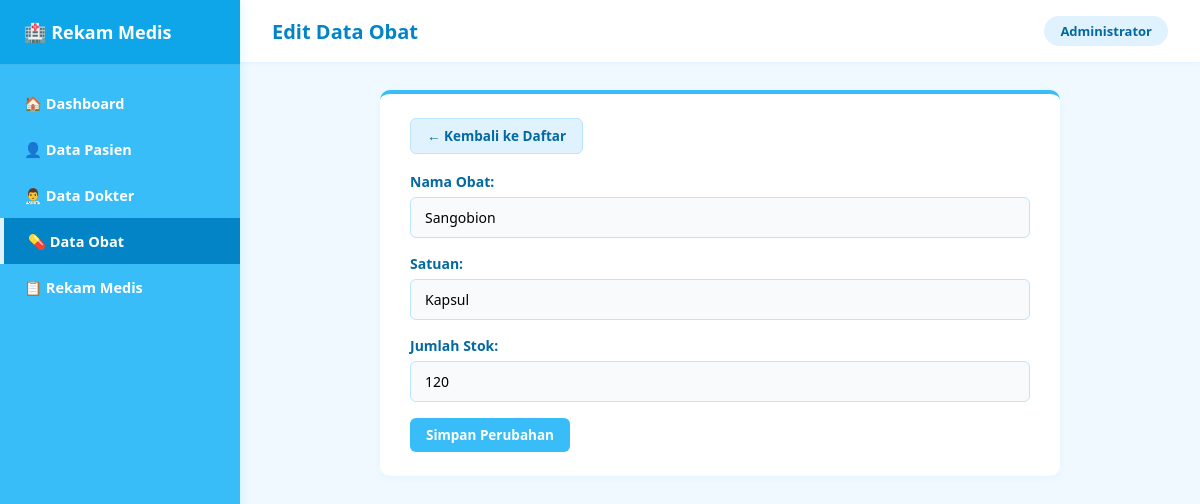
Page /obat/edit.php?id=2 on the committed database.
### tables this page shows
CREATE TABLE `obat` (
  `id_obat` int(11) NOT NULL,
  `nama_obat` varchar(100) NOT NULL,
  `satuan` varchar(30) NOT NULL,
  `stok` int(11) NOT NULL
);

### obat/edit.php (the view, shortened to what this page needs)
<?php
$id = $_GET['id'];
$data = mysqli_fetch_assoc(mysqli_query($koneksi, "SELECT * FROM obat WHERE id_obat = '$id'"));
?>
<!DOCTYPE html>
<html lang="id">
<head>
    <link rel="stylesheet" href="../style.css">
</head>
<body>
    <aside class="sidebar">
        <a href="../index.php" class="sidebar-brand">🏥 Rekam Medis</a>
        <ul class="sidebar-menu">
            <li><a href="../index.php">🏠 Dashboard</a></li>
            <li><a href="../pasien/index.php">👤 Data Pasien</a></li>
            <li><a href="../dokter/index.php">👨‍⚕️ Data Dokter</a></li>
            <li><a href="index.php" class="active">💊 Data Obat</a></li>
            <li><a href="../rekam_medis/index.php">📋 Rekam Medis</a></li>
        </ul>
    </aside>
    <div class="main-wrapper">
        <header class="topbar">
            <h1>Edit Data Obat</h1>
            <span class="badge-admin">Administrator</span>
        </header>
        <main class="content">
            <div class="panel">
                <a href="index.php" class="btn btn-back">← Kembali ke Daftar</a>
                <form method="POST">
                    <div class="form-group">
                        <label>Nama Obat:</label>
                        <input type="text" name="nama_obat" value="<?= htmlspecialchars($data['nama_obat']); ?>" required>
                    </div>
                    <div class="form-group">
                        <label>Satuan:</label>
                        <input type="text" name="satuan" value="<?= htmlspecialchars($data['satuan']); ?>" required>
                    </div>
                    <div class="form-group">
                        <label>Jumlah Stok:</label>
                        <input type="number" name="stok" value="<?= $data['stok']; ?>" required>
                    </div>
                    <button type="submit" name="update" class="btn btn-primary">Simpan Perubahan</button>
                </form>
            </div>
        </main>
    </div>
</body>
</html>

### style.css (style rules this page uses)
* { box-sizing: border-box; margin: 0; padding: 0; font-family: 'Segoe UI', Tahoma, Geneva, Verdana, sans-serif; }
body { background-color: #f0f9ff; color: #0f172a; display: flex; min-height: 100vh; }
.sidebar { width: 240px; background-color: #38bdf8; color: #ffffff; display: flex; flex-direction: column; position: fixed; top: 0; bottom: 0; left: 0; z-index: 100; box-shadow: 2px 0 10px rgba(56, 189, 248, 0.15); }
.sidebar-brand { padding: 20px 24px; font-size: 18px; font-weight: 700; background-color: #0ea5e9; display: flex; align-items: center; gap: 10px; color: #ffffff; text-decoration: none; border-bottom: 1px solid rgba(255, 255, 255, 0.2); }
.sidebar-menu { list-style: none; padding: 15px 0; }
.sidebar-menu li a { display: flex; align-items: center; gap: 12px; padding: 13px 24px; color: #ffffff; text-decoration: none; font-size: 14.5px; font-weight: 600; transition: all 0.2s; }
.sidebar-menu li a:hover, .sidebar-menu li a.active { background-color: #0284c7; color: #ffffff; border-left: 4px solid #e0f2fe; }
.main-wrapper { margin-left: 240px; flex: 1; display: flex; flex-direction: column; width: calc(100% - 240px); }
.topbar { background-color: #ffffff; padding: 16px 32px; display: flex; justify-content: space-between; align-items: center; box-shadow: 0 1px 4px rgba(14, 165, 233, 0.08); }
.topbar h1 { font-size: 20px; color: #0284c7; font-weight: 700; }
.badge-admin { background-color: #e0f2fe; color: #0369a1; padding: 6px 16px; border-radius: 20px; font-size: 13px; font-weight: 600; }
.content { padding: 28px 32px; }
.panel { background: #ffffff; border-radius: 10px; padding: 24px 30px; margin-bottom: 24px; box-shadow: 0 2px 8px rgba(14, 165, 233, 0.06); border-top: 4px solid #38bdf8; }
.panel:has(form), .form-panel { max-width: 680px; margin: 0 auto 24px auto; }
.btn { display: inline-block; padding: 8px 16px; border-radius: 6px; font-size: 13.5px; font-weight: 600; text-decoration: none; border: none; cursor: pointer; transition: 0.2s; }
.btn-primary { background-color: #38bdf8; color: #ffffff; }
.btn-back { background-color: #e0f2fe; color: #0369a1; margin-bottom: 18px; border: 1px solid #bae6fd; }
.form-group { margin-bottom: 16px; }
.form-group label { display: block; font-weight: 600; font-size: 14px; color: #0369a1; margin-bottom: 6px; }
.form-group input, .form-group select { width: 100%; padding: 10px 14px; border: 1px solid #bae6fd; border-radius: 6px; font-size: 14px; background-color: #f8fafc; }

### rows in the picture
obat: nama_obat "Sangobion", satuan "Kapsul", stok "120"
